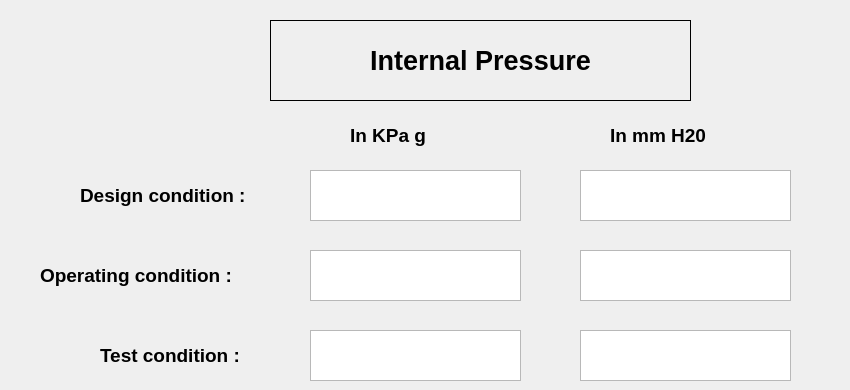
  <widget class="QWidget" name="InternalPressure">
   <widget class="QLabel" name="unit_18">
    <property name="geometry">
     <rect>
      <x>350</x>
      <y>110</y>
      <width>231</width>
      <height>51</height>
     </rect>
    </property>
    <property name="font">
     <font>
      <pointsize>14</pointsize>
      <weight>75</weight>
      <bold>true</bold>
     </font>
    </property>
    <property name="text">
     <string>In KPa g</string>
    </property>
   </widget>
   <widget class="QTextEdit" name="IPDesignconditionmmH2O">
    <property name="geometry">
     <rect>
      <x>580</x>
      <y>170</y>
      <width>211</width>
      <height>51</height>
     </rect>
    </property>
   </widget>
   <widget class="QLabel" name="heading_4">
    <property name="geometry">
     <rect>
      <x>270</x>
      <y>20</y>
      <width>421</width>
      <height>81</height>
     </rect>
    </property>
    <property name="font">
     <font>
      <pointsize>20</pointsize>
      <weight>75</weight>
      <bold>true</bold>
     </font>
    </property>
    <property name="layoutDirection">
     <enum>Qt::LeftToRight</enum>
    </property>
    <property name="autoFillBackground">
     <bool>true</bool>
    </property>
    <property name="frameShape">
     <enum>QFrame::Box</enum>
    </property>
    <property name="text">
     <string>Internal Pressure</string>
    </property>
    <property name="alignment">
     <set>Qt::AlignCenter</set>
    </property>
   </widget>
   <widget class="QLabel" name="unit_19">
    <property name="geometry">
     <rect>
      <x>610</x>
      <y>110</y>
      <width>231</width>
      <height>51</height>
     </rect>
    </property>
    <property name="font">
     <font>
      <pointsize>14</pointsize>
      <weight>75</weight>
      <bold>true</bold>
     </font>
    </property>
    <property name="text">
     <string>In mm H20</string>
    </property>
   </widget>
   <widget class="QLabel" name="IPDesigncondition">
    <property name="geometry">
     <rect>
      <x>80</x>
      <y>170</y>
      <width>231</width>
      <height>51</height>
     </rect>
    </property>
    <property name="font">
     <font>
      <pointsize>14</pointsize>
      <weight>75</weight>
      <bold>true</bold>
     </font>
    </property>
    <property name="text">
     <string>Design condition :</string>
    </property>
   </widget>
   <widget class="QTextEdit" name="IPDesignconditionKpag">
    <property name="geometry">
     <rect>
      <x>310</x>
      <y>170</y>
      <width>211</width>
      <height>51</height>
     </rect>
    </property>
   </widget>
   <widget class="QTextEdit" name="IPOperatingconditionKpag">
    <property name="geometry">
     <rect>
      <x>310</x>
      <y>250</y>
      <width>211</width>
      <height>51</height>
     </rect>
    </property>
   </widget>
   <widget class="QLabel" name="IPOperatingcondition">
    <property name="geometry">
     <rect>
      <x>40</x>
      <y>250</y>
      <width>251</width>
      <height>51</height>
     </rect>
    </property>
    <property name="font">
     <font>
      <pointsize>14</pointsize>
      <weight>75</weight>
      <bold>true</bold>
     </font>
    </property>
    <property name="text">
     <string>Operating condition :</string>
    </property>
   </widget>
   <widget class="QTextEdit" name="IPOperatingconditionmmH2O">
    <property name="geometry">
     <rect>
      <x>580</x>
      <y>250</y>
      <width>211</width>
      <height>51</height>
     </rect>
    </property>
   </widget>
   <widget class="QTextEdit" name="IPTestcondtionKpag">
    <property name="geometry">
     <rect>
      <x>310</x>
      <y>330</y>
      <width>211</width>
      <height>51</height>
     </rect>
    </property>
   </widget>
   <widget class="QLabel" name="IPTestcondtion">
    <property name="geometry">
     <rect>
      <x>100</x>
      <y>330</y>
      <width>231</width>
      <height>51</height>
     </rect>
    </property>
    <property name="font">
     <font>
      <pointsize>14</pointsize>
      <weight>75</weight>
      <bold>true</bold>
     </font>
    </property>
    <property name="text">
     <string>Test condition :</string>
    </property>
   </widget>
   <widget class="QTextEdit" name="IPTestcondtionmmH2O">
    <property name="geometry">
     <rect>
      <x>580</x>
      <y>330</y>
      <width>211</width>
      <height>51</height>
     </rect>
    </property>
   </widget>
  </widget>
